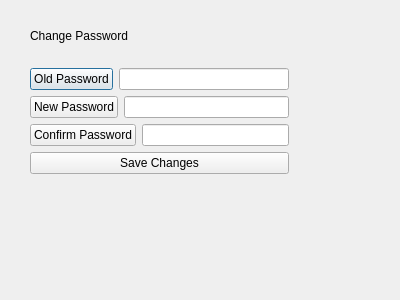
<?xml version="1.0" encoding="UTF-8"?>
<ui version="4.0">
 <class>Changepassword</class>
 <widget class="QDialog" name="Changepassword">
  <property name="geometry">
   <rect>
    <x>0</x>
    <y>0</y>
    <width>400</width>
    <height>300</height>
   </rect>
  </property>
  <property name="windowTitle">
   <string>Dialog</string>
  </property>
  <widget class="QWidget" name="layoutWidget">
   <property name="geometry">
    <rect>
     <x>30</x>
     <y>10</y>
     <width>259</width>
     <height>164</height>
    </rect>
   </property>
   <layout class="QVBoxLayout" name="verticalLayout">
    <item>
     <widget class="QLabel" name="label">
      <property name="text">
       <string>Change Password</string>
      </property>
     </widget>
    </item>
    <item>
     <layout class="QHBoxLayout" name="horizontalLayout">
      <item>
       <widget class="QPushButton" name="pushButton">
        <property name="text">
         <string>Old Password</string>
        </property>
       </widget>
      </item>
      <item>
       <widget class="QLineEdit" name="lineEdit"/>
      </item>
     </layout>
    </item>
    <item>
     <layout class="QHBoxLayout" name="horizontalLayout_2">
      <item>
       <widget class="QPushButton" name="pushButton_2">
        <property name="text">
         <string>New Password</string>
        </property>
       </widget>
      </item>
      <item>
       <widget class="QLineEdit" name="lineEdit_2"/>
      </item>
     </layout>
    </item>
    <item>
     <layout class="QHBoxLayout" name="horizontalLayout_3">
      <item>
       <widget class="QPushButton" name="pushButton_3">
        <property name="text">
         <string>Confirm Password</string>
        </property>
       </widget>
      </item>
      <item>
       <widget class="QLineEdit" name="lineEdit_3"/>
      </item>
     </layout>
    </item>
    <item>
     <widget class="QPushButton" name="pushButton_4">
      <property name="text">
       <string>Save Changes</string>
      </property>
     </widget>
    </item>
   </layout>
  </widget>
 </widget>
 <resources/>
 <connections/>
</ui>
